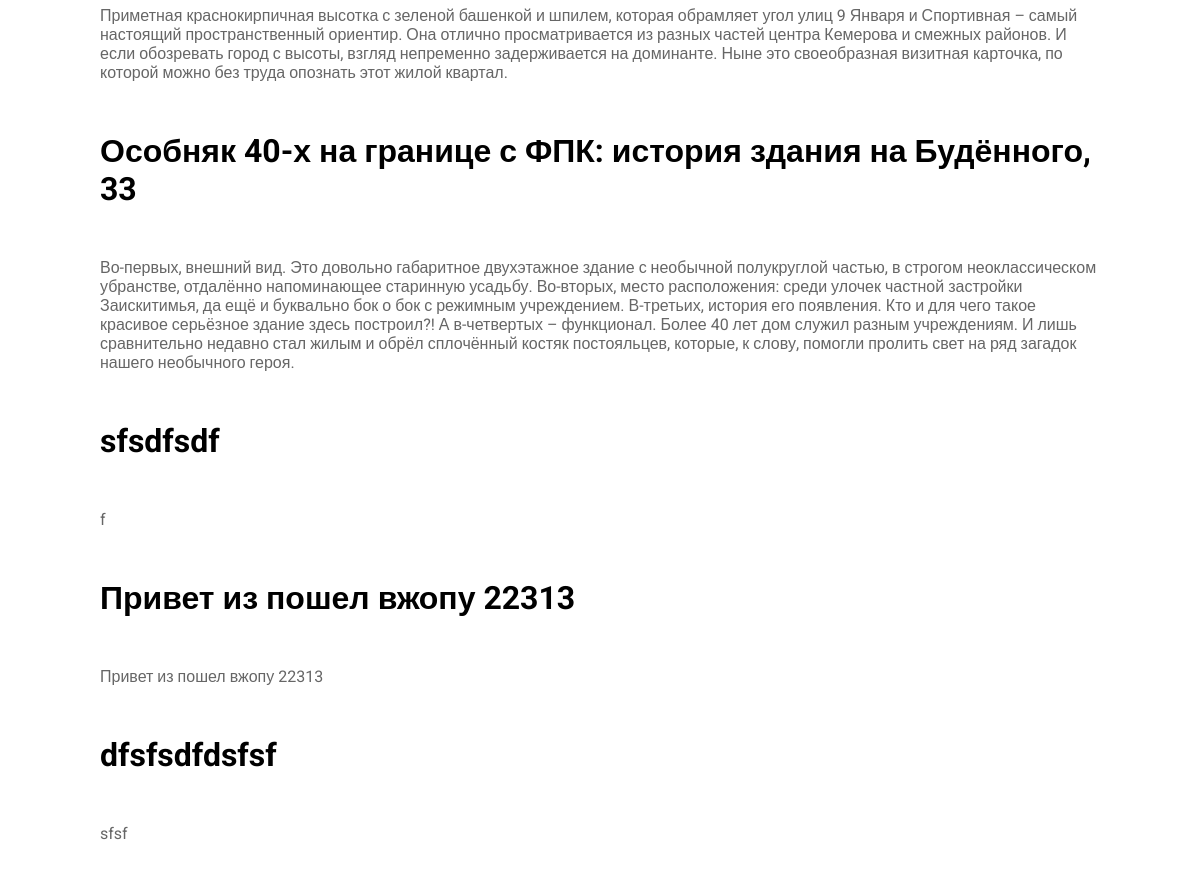
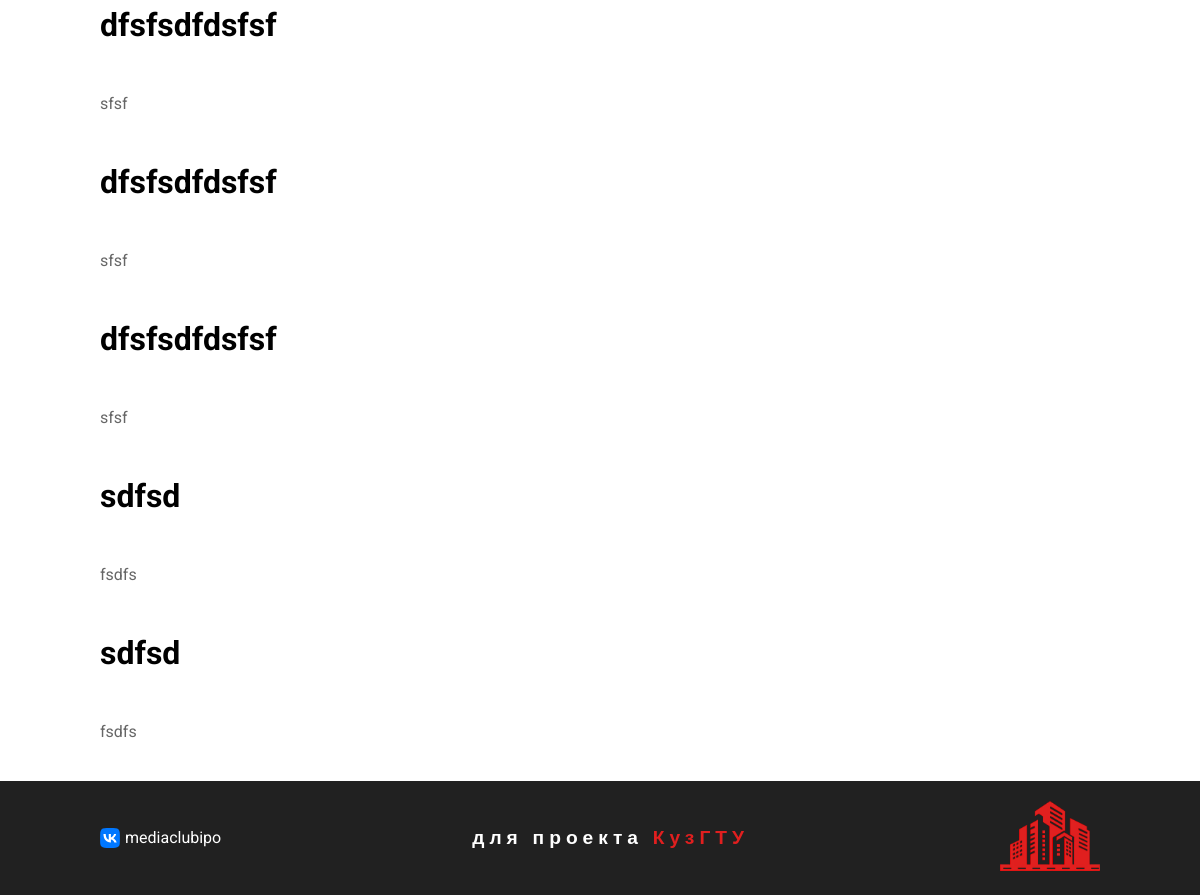
The page /category/doma (lower part) on the database as committed earlier (2 pictures, top to bottom).
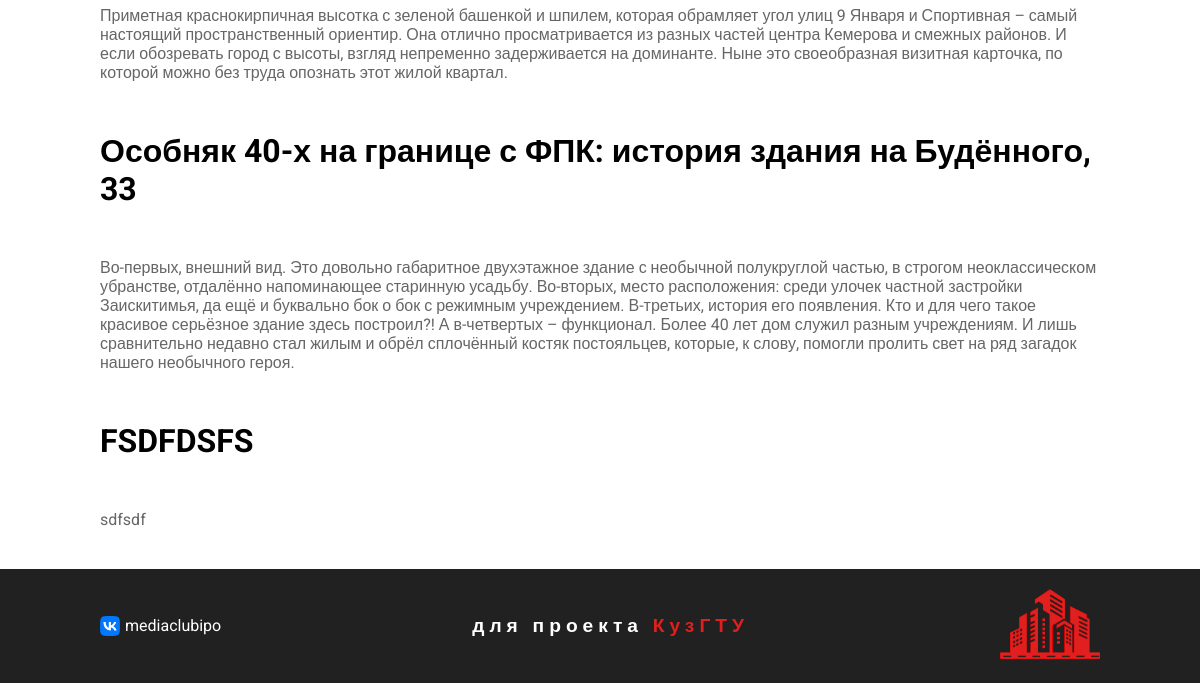
The same page on the database as committed later.
### streets/models.py (models this page shows, shortened)
class Posts(models.Model):
	title = models.CharField(verbose_name='Заголовок', max_length=255)
	description = models.TextField(verbose_name='Краткое описание')
	content = HTMLField(verbose_name='Контент')
	preview = models.ImageField(verbose_name='Картинка для превью', upload_to='photos/')
	date_create = models.DateField(verbose_name='Дата создания поста', auto_now_add=True, blank=True, null=True)
	date_update = models.DateField(verbose_name='Дата обновления поста', auto_now=True, blank=True, null=True)
	views = models.IntegerField(verbose_name='Просмотры', default=0, null=True, blank=True)
	video = models.FileField(verbose_name='Видео', upload_to='videos/', blank=True, null=True)
	slug = AutoSlugField(verbose_name='Слаг',unique=True, max_length=255, db_index=True, populate_from='title', slugify_function=lambda a: pytils.translit.slugify(a))
	is_published = models.BooleanField(verbose_name='Опубликовать', default=True)
	category = models.ForeignKey(verbose_name='Категория поста', to=Categories, on_delete=models.CASCADE, blank=True, null=True, related_name='category_posts')
	class Meta:
		verbose_name = 'Пост'
		verbose_name_plural = 'Посты'

### streets/views.py (the view)
# urls.py: path('category/<slug:category_slug>', views.category, name='category'),
def category(request, category_slug):
	posts = get_object_or_404(Categories, slug=category_slug)
	posts = posts.category_posts.all()
	return render(request, 'category_posts.html', {'posts': posts, 'scroll': True})

### streets/templates/category_posts.html
{% extends 'base.html' %}
{% load static %}
{% block content %}
{% for post in posts %}
<h1>{{ post.title }}</h1>
<p>{{ post.description }}</p>
{% endfor %}
{% endblock %}

Rows that differ between the two databases and show on the page:
removed Posts: title "sfsdfsdf", description "f"
removed Posts: title "Привет из пошел вжопу 22313", description "Привет из пошел вжопу 22313"
removed Posts: title "dfsfsdfdsfsf", description "sfsf"
removed Posts: title "dfsfsdfdsfsf", description "sfsf"
removed Posts: title "dfsfsdfdsfsf", description "sfsf"
removed Posts: title "dfsfsdfdsfsf", description "sfsf"
removed Posts: title "sdfsd", description "fsdfs"
removed Posts: title "sdfsd", description "fsdfs"
added Posts: title "FSDFDSFS", description "sdfsdf"
